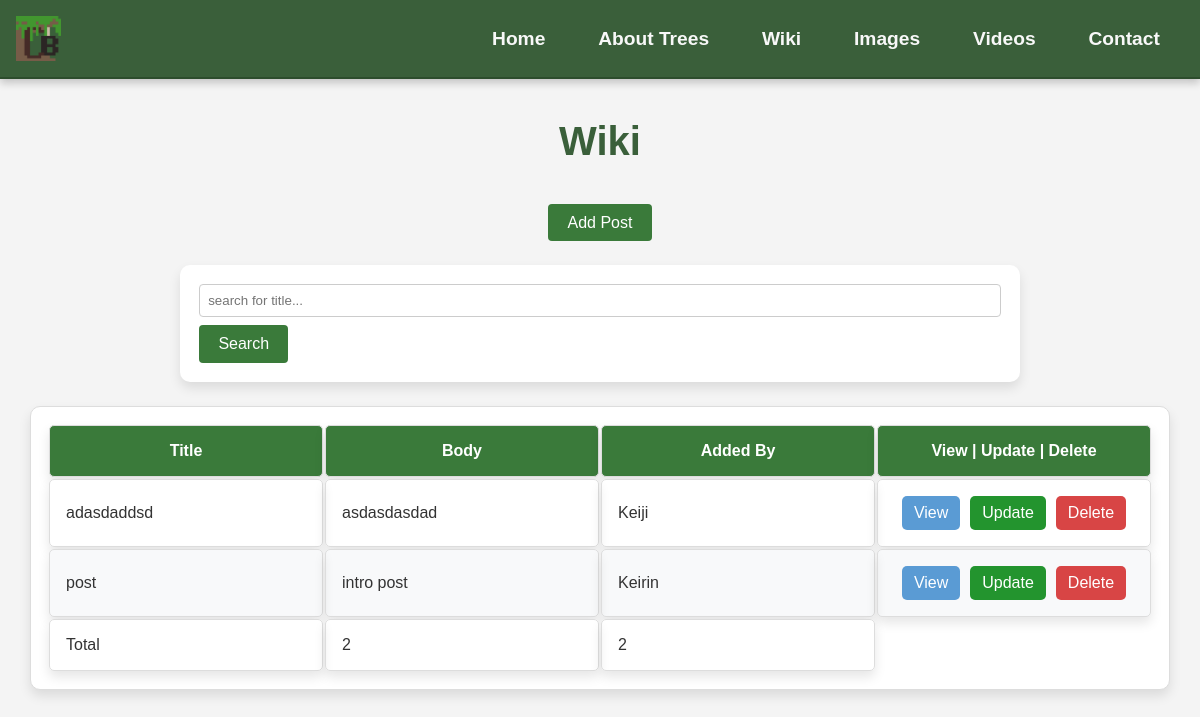
Page /Add/ on the committed database.
### app/models.py (models this page shows, shortened)
class Post(models.Model):
    title = models.CharField(max_length=100)
    author = models.ForeignKey("auth.User", on_delete=models.CASCADE)
    body = models.TextField()

### app/views.py (the view)
# urls.py: path('Add/', WikiListView.as_view(), name='Add'),
class WikiListView(ListView):
    model = Post
    context_object_name = 'posts'
    template_name = 'app/Wiki_list.html'
    def get_context_data(self, **kwargs):
        context = super().get_context_data(**kwargs)
        query = self.request.GET.get('q', '')
        if query:
            filtered_posts = Post.objects.filter(title__icontains=query)
        else:
            filtered_posts = Post.objects.all()
        context['posts'] = filtered_posts
        context['total_posts'] = Post.objects.count()
        context['total_users'] = User.objects.count()
        return context

### app/templates/app/Wiki_list.html
{% extends 'app/Base.html' %}
{% load static %}
{% block content %}
    <h1>Wiki</h1>
    <div class="btn_center">
        <a href="{% url 'Wiki_create' %}" class="wikiadd_btn">Add Post</a>
    </div>
    <form method="get" class="search_form" action="{% url 'Add' %}">
        <label>
            <input type="text" name="q" placeholder="search for title..." value="{{ search_query }}">
        </label>
        <button class="wiki_search" type="submit">Search</button>
    </form>
    <table>
        <thead>
            <tr>
                <th>Title</th>
                <th>Body</th>
                <th>Added By</th>
                <th>View | Update | Delete</th>
            </tr>
        </thead>
        <tbody>
        {% for post in posts %}
            <tr>
                <td>{{ post.title }}</td>
                <td>{{ post.body|truncatechars:55 }}</td>
                <td>{{ post.author }}</td>
                <td>
                    <div class="wiki_button_container">
                        <a href="{% url 'Wiki' post.pk %}" class="wiki_button table_view">View</a>
                        <a href="{% url 'Wiki_update' post.pk %}" class="wiki_button table_update">Update</a>
                        <a href="{% url 'Wiki_delete' post.pk %}" class="wiki_button table_delete">Delete</a>
                    </div>
                </td>
            </tr>
        {% empty %}
            <tr>
                <td colspan="4">No Post Found</td>
            </tr>
        {% endfor %}
        </tbody>
        <tfoot>
            <tr>
                <td>Total</td>
                <td>{{ total_posts }}</td>
                <td>{{ total_users }}</td>
            </tr>
        </tfoot>
    </table>
{% endblock content %}

### static/css/base.css (style rules this page uses)
* { padding: 0; box-sizing: border-box; }
html, body { height: 100%; margin: 0; background-color: #f4f4f4; font-family: 'Gill Sans', 'Gill Sans MT', Calibri, 'Trebuchet MS', Arial, sans-serif; color: #333; }
h1, h2 { color: #3a5f3a; text-align: center; margin: 1em 0; }
h1 { font-size: 2.5em; }
a { color: #3a5f3a; text-decoration: none; }
input[type="text"], textarea { padding: 8px; border: 1px solid #ccc; border-radius: 4px; width: 100%; }
.search_form { max-width: 100%; width: 70%; margin: 1.5em auto; background-color: #ffffff; padding: 1.2em; border-radius: 10px; box-shadow: 0 6px 12px rgba(0, 0, 0, 0.1); }
.wiki_search { display: inline-block; margin: 0.5em 0.5em 0 0; padding: 0.6em 1.2em; font-size: 1em; cursor: pointer; border-radius: 4px; background-color: #3a7a3a; color: #ffffff; text-align: center; text-decoration: none; border: none; transition: background-color 0.3s ease, transform 0.1s ease; }
table { table-layout: fixed; width: 100%; max-width: 95%; margin: 1.5em auto; padding: 1em; background-color: #ffffff; border-radius: 10px; box-shadow: 0 6px 12px rgba(0, 0, 0, 0.1); border: 1px solid #ddd; }
th, td { padding: 1em; overflow-wrap: break-word; white-space: normal; border-radius: 5px; border: 1px solid #ddd; box-shadow: 0 6px 12px rgba(0, 0, 0, 0.1); }
th { background-color: #3a7a3a; color: #ffffff; font-weight: bold; text-align: center; }
tr:nth-child(even) { background-color: #F8F9FA; }
tr:nth-child(odd) { background-color: #FFFFFF; }
.wiki_button_container { display: flex; justify-content: center; gap: 10px; flex-wrap: wrap; }
.wiki_button { display: inline-block; padding: 8px 12px; border: none; border-radius: 5px; text-align: center; text-decoration: none; transition: background-color 0.3s ease, transform 0.1s ease; white-space: nowrap; }
.table_view { background-color: #5A9BD4; color: white; }
.table_update { background-color: #23942e; color: white; }
.table_delete { background-color: #d84545; color: white; }
label { margin-bottom: 5px; font-weight: bold; color: #4a7c4a; }
input[type="text"], input[type="email"], textarea { padding: 8px; border: 1px solid #ccc; border-radius: 4px; width: 100%; }
.btn_center { display: flex; justify-content: center; align-items: center; }
a.wikiadd_btn, a.addvid_btn, a.imgadd_btn { display: inline-flex; padding: 0.6em 1.2em; font-size: 1em; cursor: pointer; border-radius: 4px; background-color: #3a7a3a; color: #ffffff; text-align: center; text-decoration: none; border: none; transition: background-color 0.3s ease, transform 0.1s ease; }
@media (min-width: 1200px) { form { width: 60%; } }

### rows in the picture
Post: title "adasdaddsd", body "asdasdasdad", author "Keiji"
Post: title "post", body "intro post", author "Keirin"

### other values in the picture
{{ total_posts }} "2"
{{ total_users }} "2"
